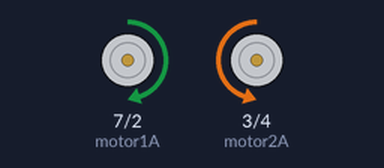
The sketch below on a simulated Arduino Uno, built with avr-gcc and run on an emulated ATmega328P. On the bench: motor-driver pin pairs drawn as motors (green arrow = first pin HIGH = forward, orange = second pin HIGH = backward, longer = more drive, scaled by the enable pin). What the sketch prints to the serial monitor is not drawn.

Above: at 0.5 s.
Timing chart, 0 to 4.6 s (numbered marks = the images above):
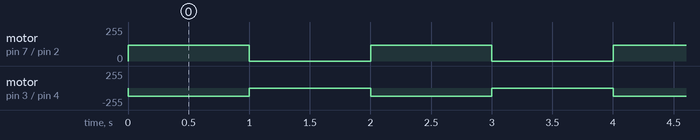

Measured:
- by itself, motor on pin 7 (motor1A) / pin 2 (motor1B): alternates forward 120/255 for 1.0 s and stopped for 1.0 s
- by itself, motor on pin 3 (motor2A) / pin 4 (motor2B): alternates backward 120/255 for 1.0 s and stopped for 1.0 s

The sketch:

motor_advanced.ino
```cpp
// The functions used to test the motors
void drive(int leftSpeed, int rightSpeed);
void checkRange(int *val);
void setMotorStates(int leftVal, int rightVal);

// The pins for the DC Motors
// Pins controlling the speed of the motor via PWM
int enA = 5;
int enB = 6;
// Pins controlling the direction the motors are going
int motor1A = 7;
int motor1B = 2;
int motor2A = 3;
int motor2B = 4;

void setup() {
  // Output debug information/distances
  Serial.begin(9600);

  // Set the pins to output our signals
  pinMode(enA, OUTPUT);
  pinMode(enB, OUTPUT);
  pinMode(motor1A, OUTPUT);
  pinMode(motor1B, OUTPUT);
  pinMode(motor2A, OUTPUT);
  pinMode(motor2B, OUTPUT);
}

void loop() {
  drive(120, 120);
  delay(1000);
  drive(0, 0);
  delay(1000);
}

/// Sends an analog signal to the motors
/// \param leftSpeed The value to set the motor to. range: [-255,255]
/// \param rightSpeed The value to set the motors to. range: [-255,255]
void drive(int leftSpeed, int rightSpeed) {
  // Make sure the values are in range.
  checkRange(&leftSpeed);
  checkRange(&rightSpeed);

  analogWrite(enA, abs(leftSpeed));
  analogWrite(enB, abs(rightSpeed));

  setMotorStates(leftSpeed, rightSpeed);
}

/// Sets the motor states to go forward, backward, or stop
/// \param leftVal The left value you're sending to the motors
/// \param rightVal The right value you're sending to the motors
void setMotorStates(int leftVal, int rightVal) {
  // create an array of values
  // reverse one value so that both are going in the same direction
  int vals[2] = { -leftVal, rightVal };
  int motors[4] = { motor1A, motor1B, motor2A, motor2B };

  Serial.println(String(leftVal) + "," + String(rightVal));
  for (int i = 0; i < 2; i++) {
    // Set the motors to stop
    if (vals[i] == 0) {
      digitalWrite(motors[2 * i], LOW);
      digitalWrite(motors[(2 * i) + 1], LOW);
      Serial.println("stopped");
    }
    // Set the motors to go backwards
    else if (vals[i] < 0) {
      digitalWrite(motors[2 * i], HIGH);
      digitalWrite(motors[(2 * i) + 1], LOW);
      Serial.println("reversed");
    }
    // Set motors to go forward
    else if (vals[i] > 0) {
      digitalWrite(motors[2 * i], LOW);
      digitalWrite(motors[(2 * i) + 1], HIGH);
      Serial.println("forward");
    }
  }
}

/// Makes sure the input is within the required range
/// \param val The input to check
void checkRange(int *val) {
  if (*val < -255)
    *val = -255;
  else if (*val > 255)
    *val = 255;
}
```
